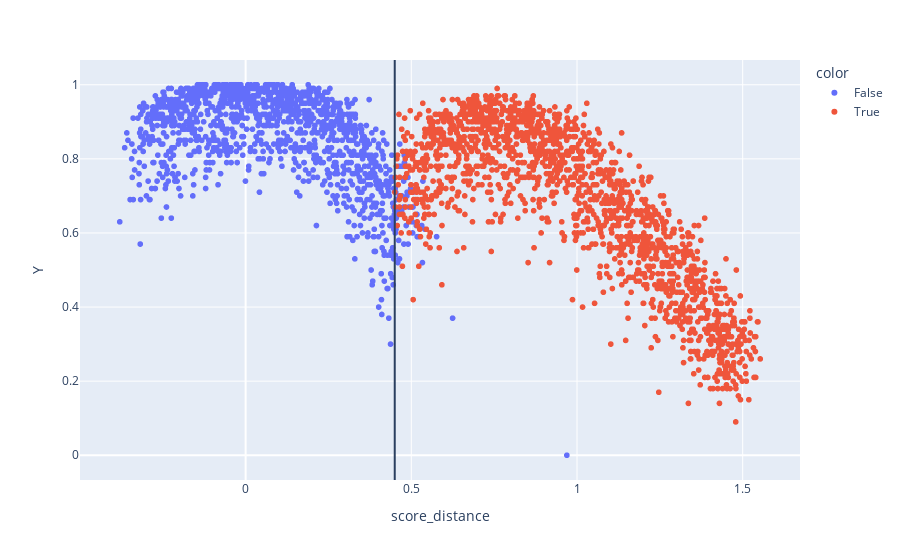

The code cell stored with this chart in its notebook:
### Code cell
data = datasets.dgp_area_yield(**{**params, 'n_obs': 3000})

# improved_points = data['score_improvement'] >= 0.0
# data = {k:v[improved_points] for k,v in data.items()}

fig = px.scatter(x=data['score_distance'] ,y=data['Y'], color=data['D'], labels=dict(x="score_distance", y="Y"), hover_data={'score_improvement': data['score_improvement'], 'score_distance_act': data['score_distance_act'], 'score_improvement_act': data['score_improvement_act']}) 
fig.add_vline(x=params['treatment_dist'])

### Figure 1 — Plotly figure (JSON) as saved in the notebook; plotly's stock layout.template omitted (floating-point values rounded to 4 significant figures; data arrays with more than 128 entries replaced by an {"elided": "..."} marker saying what was removed)
{"data": [{"customdata": {"elided": "1300x3 float values"}, "hovertemplate": "color=False<br>score_distance=%{x}<br>Y=%{y}<br>score_improvement=%{customdata[0]}<br>score_distance_act=%{customdata[1]}<br>score_improvement_act=%{customdata[2]}<extra></extra>", "legendgroup": "False", "marker": {"color": "#636efa", "symbol": "circle"}, "mode": "markers", "name": "False", "showlegend": true, "type": "scattergl", "x": {"elided": "1300 float values"}, "xaxis": "x", "y": {"elided": "1300 float values"}, "yaxis": "y"}, {"customdata": {"elided": "1700x3 float values"}, "hovertemplate": "color=True<br>score_distance=%{x}<br>Y=%{y}<br>score_improvement=%{customdata[0]}<br>score_distance_act=%{customdata[1]}<br>score_improvement_act=%{customdata[2]}<extra></extra>", "legendgroup": "True", "marker": {"color": "#EF553B", "symbol": "circle"}, "mode": "markers", "name": "True", "showlegend": true, "type": "scattergl", "x": {"elided": "1700 float values"}, "xaxis": "x", "y": {"elided": "1700 float values"}, "yaxis": "y"}], "layout": {"legend": {"title": {"text": "color"}, "tracegroupgap": 0}, "margin": {"t": 60}, "shapes": [{"type": "line", "x0": 0.45, "x1": 0.45, "xref": "x", "y0": 0, "y1": 1, "yref": "y domain"}], "xaxis": {"anchor": "y", "domain": [0, 1], "title": {"text": "score_distance"}}, "yaxis": {"anchor": "x", "domain": [0, 1], "title": {"text": "Y"}}}}
